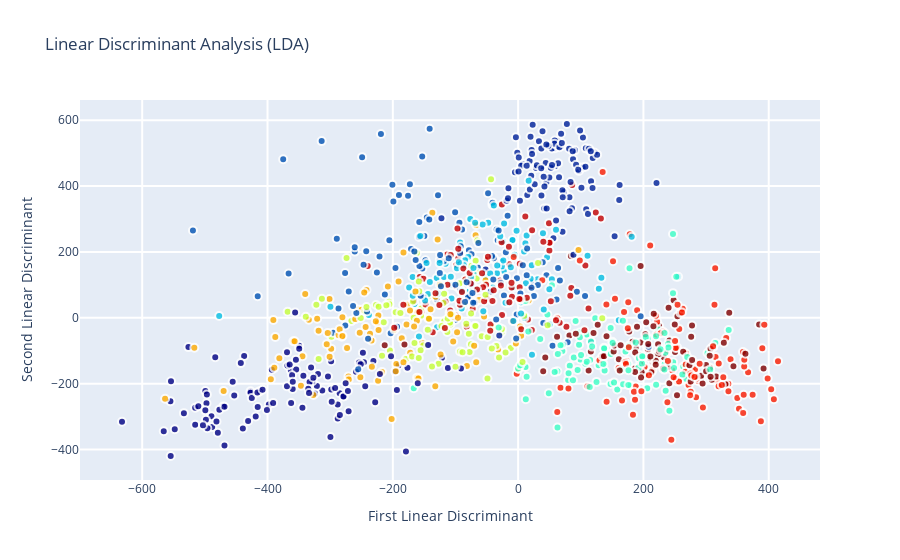

Source (notebook cell):
### Code cell
X = lda.transform(train[:1000])

traceLDA = go.Scatter(
    x = X[:,0],
    y = X[:,1],
#     name = Target,
#     hoveron = Target,
    mode = 'markers',
    text = target[:1000],
    showlegend = True,
    marker = dict(
        size = 8,
        color = target[:1000],
        colorscale ='Jet',
        showscale = False,
        line = dict(
            width = 2,
            color = 'rgb(255, 255, 255)'
        ),
        opacity = 0.8
    )
)
data = [traceLDA]

layout = go.Layout(
    title= 'Linear Discriminant Analysis (LDA)',
    hovermode= 'closest',
    xaxis= dict(
         title= 'First Linear Discriminant',
        ticklen= 5,
        zeroline= False,
        gridwidth= 2,
    ),
    yaxis=dict(
        title= 'Second Linear Discriminant',
        ticklen= 5,
        gridwidth= 2,
    ),
    showlegend= False
)

fig = dict(data=data, layout=layout)
py.iplot(fig, filename='styled-scatter')

### Figure 1 — Plotly figure (JSON) as saved in the notebook; plotly's stock layout.template omitted (floating-point values rounded to 4 significant figures; data arrays with more than 128 entries replaced by an {"elided": "..."} marker saying what was removed)
{"data": [{"marker": {"color": {"elided": "1000 int values"}, "colorscale": [[0, "rgb(0,0,131)"], [0.2, "rgb(0,60,170)"], [0.4, "rgb(5,255,255)"], [0.6, "rgb(255,255,0)"], [0.8, "rgb(250,0,0)"], [1, "rgb(128,0,0)"]], "line": {"color": "rgb(255, 255, 255)", "width": 2}, "opacity": 0.8, "showscale": false, "size": 8}, "mode": "markers", "showlegend": true, "text": {"elided": "1000 int values"}, "type": "scatter", "x": {"elided": "1000 float values"}, "y": {"elided": "1000 float values"}}], "layout": {"hovermode": "closest", "showlegend": false, "title": {"text": "Linear Discriminant Analysis (LDA)"}, "xaxis": {"gridwidth": 2, "ticklen": 5, "title": {"text": "First Linear Discriminant"}, "zeroline": false}, "yaxis": {"gridwidth": 2, "ticklen": 5, "title": {"text": "Second Linear Discriminant"}}}}
